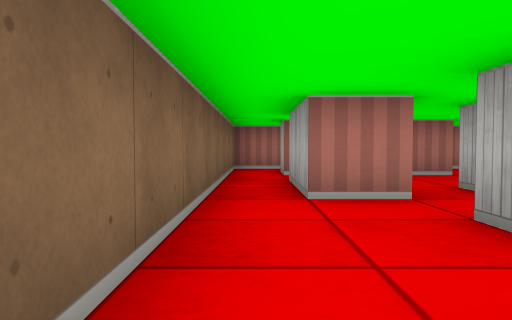
[1] (above)

16 first-person views from a walk through a cub3D level. The camera is about half as high as the walls, tilts 2° down and sees 70° across. The floor is counted in squares. Each view is taken from the middle of a square. On the plan, view 1 faces up. The plan holds only what a view shows up to about 9 squares ahead; the rest is blank.

[2]
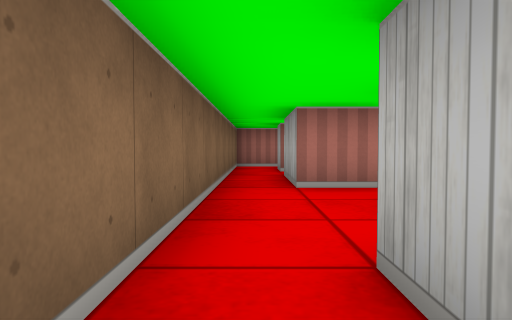

[3]
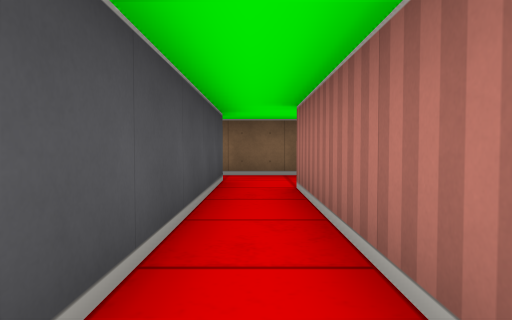

[4]
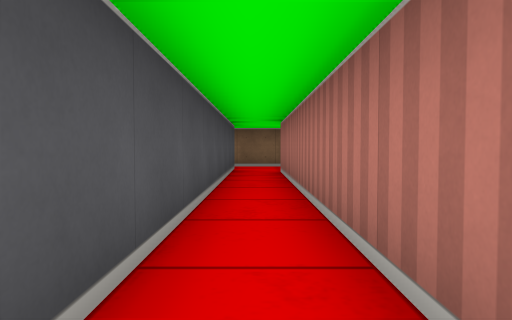

[5]
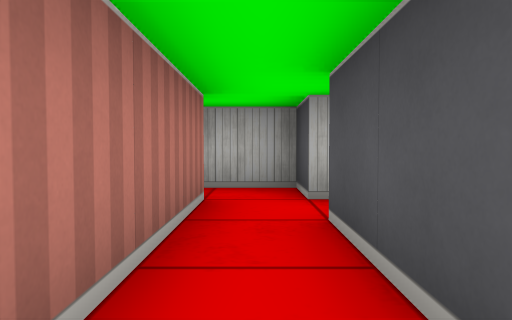

[6]
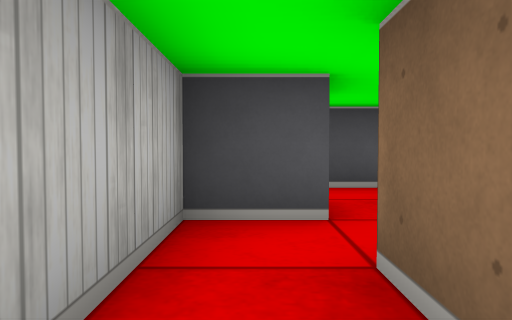

[7]
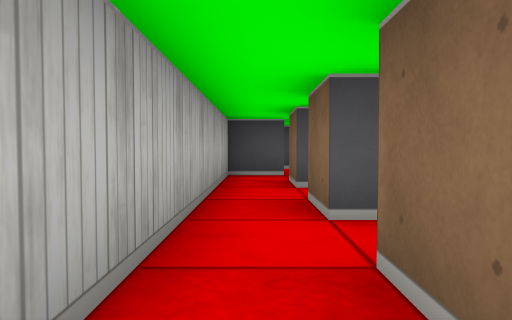

[8]
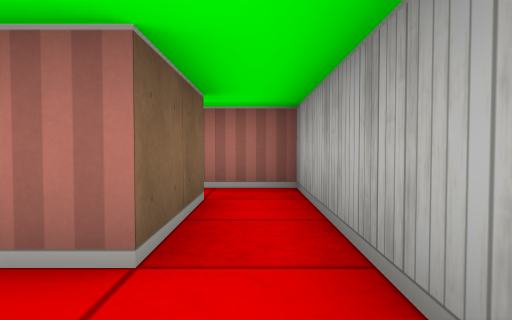

[9]
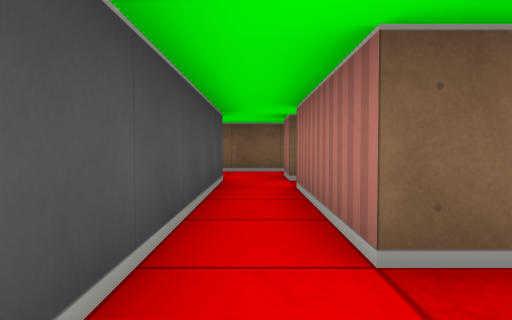

[10]
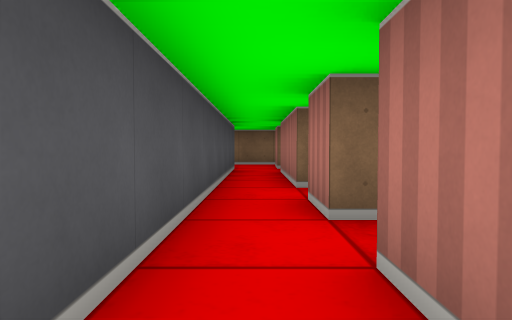

[11]
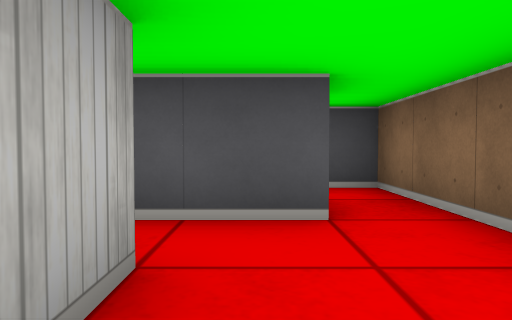

[12]
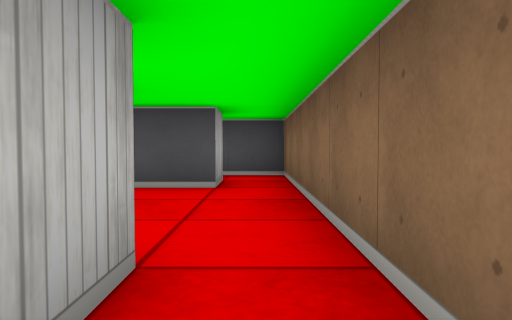

[13]
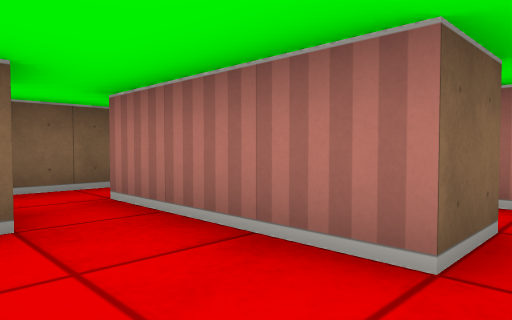

[14]
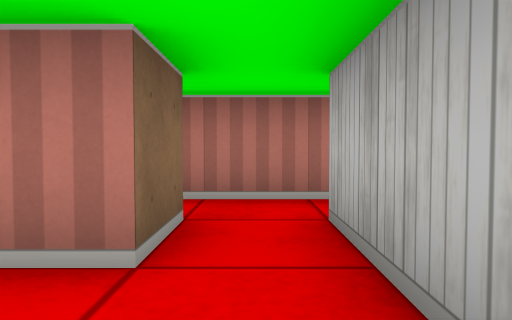

[15]
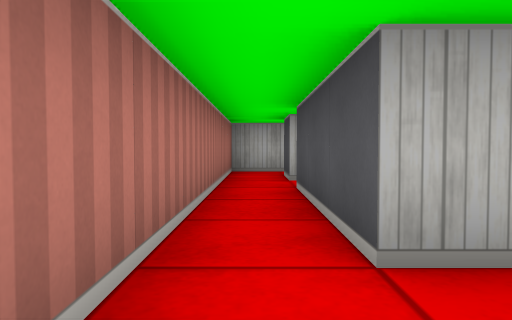

[16]
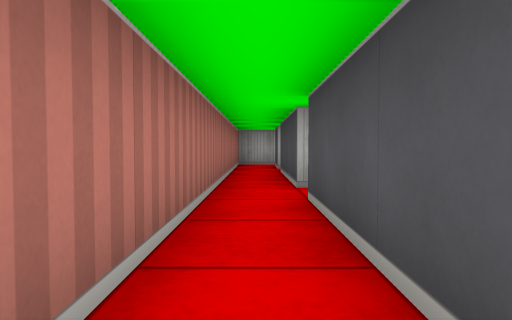

### Floor plan
Ten units are one square. View 1 is at (0, 0); x grows to the right and y downward. Boxes are objects, and circles mark ways between rooms. Rooms are numbered by the first view taken in them; rooms with no view inside come last. Other rooms are left out.
<svg viewBox="-10 -90 120 110">
<path fill="none" stroke="#000" d="M94 -5 105 -5 105 -15M95 -15 15 -15M5 5 5 -5 85 -5M-5 -15 -5 5M85 15 94 15M-5 5 -5 15 6 15M75 -35 65 -35M95 -45 95 -35 85 -35M65 -25 95 -25 95 -15M95 -55 89 -55M105 -15 105 -55M95 -75 95 -55M105 -55 105 -85 95 -85M16 -35 5 -35M15 -15 15 -25 65 -25M-5 -35 -5 -15M55 -35 25 -35M-5 -65 -5 -35M5 -35 5 -55M15 -65 5 -65M45 -56 45 -65M45 -65 45 -75 75 -75M5 -65 5 -75 35 -75 35 -65M85 -75 95 -75M95 -85 -5 -85 -5 -65M35 -65 15 -65"/>
<circle cx="0" cy="0" r="3" fill="#2a7"/>
<circle cx="90" cy="0" r="3" fill="#2a7"/>
<circle cx="100" cy="-20" r="3" fill="#2a7"/>
<circle cx="5" cy="-20" r="3" fill="#2a7"/>
<circle cx="100" cy="-65" r="3" fill="#2a7"/>
<circle cx="70" cy="-30" r="3" fill="#2a7"/>
<circle cx="80" cy="-70" r="3" fill="#2a7"/>
<circle cx="90" cy="-80" r="3" fill="#2a7"/>
<circle cx="0" cy="-45" r="3" fill="#2a7"/>
<circle cx="20" cy="-40" r="3" fill="#2a7"/>
<circle cx="0" cy="-70" r="3" fill="#2a7"/>
<circle cx="10" cy="-60" r="3" fill="#2a7"/>
<circle cx="40" cy="-70" r="3" fill="#2a7"/>
<circle cx="30" cy="-55" r="3" fill="#2a7"/>
<text x="50" y="-10">1</text>
<text x="50" y="10">2</text>
<text x="80" y="-40">3</text>
<text x="100" y="-70">4</text>
<text x="20" y="-30">5</text>
<text x="0" y="-50">6</text>
<text x="40" y="-60">7</text>
<text x="40" y="-80">8</text>
<text x="20" y="-50">9</text>
</svg>
Room 1 opens to room 2. Room 1 opens to room 3. Room 1 opens to room 5. Room 3 opens to room 4. Room 3 opens to room 5. Room 3 opens to room 8. Room 4 opens to room 8. Room 5 opens to room 6. Room 5 opens to room 9. Room 6 opens to room 8. Room 6 opens to room 9. Room 7 opens to room 8. Room 7 opens to room 9.

Where each view was taken, in squares from view 1:
view 1: 0 up, 0 right, facing up
view 2: 1 down, 0 right, facing up
view 3: 1 up, 6 right, facing left
view 4: 1 up, 9 right, facing left
view 5: 1 up, 6 right, facing right
view 6: 3 up, 10 right, facing down
view 7: 7 up, 10 right, facing down
view 8: 4 up, 10 right, facing up
view 9: 3 up, 7 right, facing left
view 10: 3 up, 10 right, facing left
view 11: 3 up, 1 right, facing down
view 12: 5 up, 0 right, facing down
view 13: 5 up, 4 right, facing up-left
view 14: 5 up, 4 right, facing up
view 15: 8 up, 3 right, facing right
view 16: 8 up, 0 right, facing right
